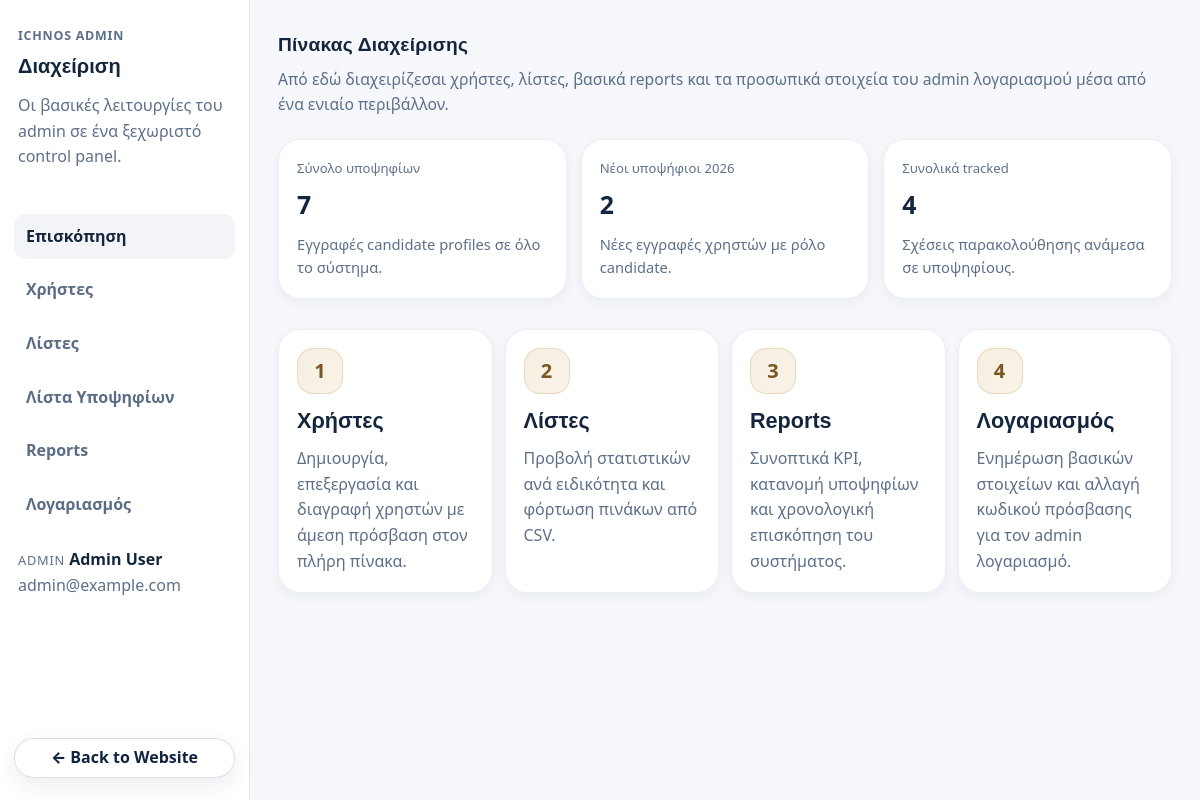
/modules/admin/admindashboard.php (signed in), run on the app's committed database.
### tables this page shows
CREATE TABLE IF NOT EXISTS user_profiles (
    id INT UNSIGNED AUTO_INCREMENT PRIMARY KEY,
    user_id INT UNSIGNED NOT NULL UNIQUE,
    first_name VARCHAR(100) NOT NULL,
    last_name VARCHAR(100) NOT NULL,
    identity_number VARCHAR(30) DEFAULT NULL UNIQUE,
    phone VARCHAR(30) DEFAULT NULL,
    created_at TIMESTAMP NOT NULL DEFAULT CURRENT_TIMESTAMP,
    CONSTRAINT fk_user_profiles_user
        FOREIGN KEY (user_id) REFERENCES users(id) ON DELETE CASCADE
);

CREATE TABLE IF NOT EXISTS users (
    id INT UNSIGNED AUTO_INCREMENT PRIMARY KEY,
    username VARCHAR(100) NOT NULL UNIQUE,
    email VARCHAR(190) NOT NULL UNIQUE,
    password_hash VARCHAR(255) NOT NULL,
    role ENUM('admin', 'candidate') NOT NULL DEFAULT 'candidate',
    created_at TIMESTAMP NOT NULL DEFAULT CURRENT_TIMESTAMP
);

### includes/functions.php (called while the page is built, shortened)
<?php
function e(?string $value): string
{
    return htmlspecialchars((string) $value, ENT_QUOTES, "UTF-8");
}
function h(?string $value): string
{
    return e($value);
}
function path_from_root(string $target): string
{
    $cleanTarget = ltrim($target, "/\\");
    $scriptName = str_replace("\\", "/", (string) ($_SERVER["SCRIPT_NAME"] ?? ""));
    $scriptDirUrl = rtrim(str_replace("\\", "/", dirname($scriptName)), "/.");
    $scriptFilename = str_replace("\\", "/", (string) ($_SERVER["SCRIPT_FILENAME"] ?? ""));
    $projectRoot = str_replace("\\", "/", dirname(__DIR__));
    $currentDirFs = $scriptFilename !== "" ? str_replace("\\", "/", dirname($scriptFilename)) : $projectRoot;
    $relativeDir = "";
    if ($currentDirFs === $projectRoot) {
        $relativeDir = "";
    } elseif (str_starts_with($currentDirFs, $projectRoot . "/")) {
        $relativeDir = trim(substr($currentDirFs, strlen($projectRoot)), "/");
    }
    $basePath = $scriptDirUrl;
    if ($relativeDir !== "") {
        $relativeUrlSuffix = "/" . str_replace("\\", "/", $relativeDir);
        if (str_ends_with($basePath, $relativeUrlSuffix)) {
            $basePath = substr($basePath, 0, -strlen($relativeUrlSuffix));
        }
    }
    $basePath = rtrim($basePath, "/");
    return ($basePath === "" ? "" : $basePath) . "/" . str_replace("\\", "/", $cleanTarget);
}
function fetch_all_prepared($conn, string $sql, string $types = "", array $params = []): array
{
    $stmt = $conn->prepare($sql);
    if ($params !== []) {
        $stmt->bind_param($types, ...$params);
    }
    if (!$stmt->execute()) {
        $stmt->close();
        return [];
    }
    $rows = [];
    $result = $stmt->get_result();
    if ($result) {
        while ($row = $result->fetch_assoc()) {
            $rows[] = $row;
        }
    }
    return $rows;
}
function fetch_one_prepared($conn, string $sql, string $types = "", array $params = []): ?array
{
    $rows = fetch_all_prepared($conn, $sql, $types, $params);
    return $rows[0] ?? null;
}

### includes/db.php (called while the page is built, shortened)
<?php
final class PdoResultAdapter
{
    private array $rows;
    private int $position = 0;
    public int $num_rows = 0;
    public function __construct(array $rows)
    {
        $this->rows = array_values($rows);
        $this->num_rows = count($this->rows);
    }
    public function fetch_assoc(): ?array
    {
        if ($this->position >= $this->num_rows) {
            return null;
        }
        return $this->rows[$this->position++];
    }
}
final class PdoStatementAdapter
{
    private PdoConnectionAdapter $connection;
    private PDOStatement $statement;
    private array $boundValues = [];
    private ?PdoResultAdapter $result = null;
    public function __construct(PdoConnectionAdapter $connection, PDOStatement $statement)
    {
        $this->connection = $connection;
        $this->statement = $statement;
    }
    public function bind_param(string $types, &...$vars): bool
    {
        $this->boundValues = [];
        foreach ($vars as &$value) {
            $this->boundValues[] = $value;
        }
        return true;
    }
    public function execute(): bool
    {
        try {
            $this->statement->execute($this->boundValues);
            $this->connection->syncLastInsertId();
            if ($this->statement->columnCount() > 0) {
                $rows = $this->statement->fetchAll(PDO::FETCH_ASSOC);
                $this->result = new PdoResultAdapter($rows);
            } else {
                $this->result = null;
            }
            $this->connection->error = "";
            return true;
        } catch (PDOException $exception) {
            $this->error = $exception->getMessage();
            $this->connection->error = $this->error;
            $this->result = null;
            $this->num_rows = 0;
            return false;
        }
    }
    public function get_result(): ?PdoResultAdapter
    {
        return $this->result;
    }
    public function close(): void
    {
        $this->result = null;
    }
}
final class PdoConnectionAdapter
{
    private PDO $pdo;
    public function __construct(PDO $pdo)
    {
        $this->pdo = $pdo;
    }
    public function prepare(string $sql): PdoStatementAdapter|false
    {
        try {
            $statement = $this->pdo->prepare($sql);
            return new PdoStatementAdapter($this, $statement);
        } catch (PDOException $exception) {
            $this->error = $exception->getMessage();
            return false;
        }
    }
}

### modules/admin/admindashboard.php (the view, shortened to what this page needs)
<?php
require_once __DIR__ . "/../../includes/db.php";
require_once __DIR__ . "/../../includes/functions.php";
$adminUser = null;
$adminStmt = $conn->prepare("SELECT u.id, u.username, up.first_name, up.last_name, u.email, up.identity_number, up.phone, u.password_hash, u.created_at FROM users u LEFT JOIN user_profiles up ON up.user_id = u.id WHERE u.id = ? LIMIT 1");
if ($adminStmt) {
    $adminStmt->bind_param("i", $_SESSION["user_id"]);
    $adminStmt->execute();
    $adminResult = $adminStmt->get_result();
    $adminUser = $adminResult ? $adminResult->fetch_assoc() : null;
}
$overview = [
    "total_candidates" => 0,
    "average_age" => null,
    "new_candidates_year" => 0,
    "tracked_total" => 0,
];
$overviewRow = fetch_one_prepared(
    $conn,
    "SELECT
        (SELECT COUNT(*) FROM candidate_profiles) AS total_candidates,
        (SELECT AVG(TIMESTAMPDIFF(YEAR, birth_date, CURDATE())) FROM candidate_profiles WHERE birth_date IS NOT NULL) AS average_age,
        (SELECT COUNT(*) FROM users WHERE role = 'candidate' AND YEAR(created_at) = YEAR(CURDATE())) AS new_candidates_year,
        (SELECT COUNT(*) FROM tracked_candidates) AS tracked_total"
);
if ($overviewRow) {
    $overview = $overviewRow;
}
$requestedSection = (string) ($_GET["section"] ?? "overview");
$currentAdminSection = $requestedSection;
$bodyClass = "theme-admin";
require_once __DIR__ . "/../../includes/functions.php";
?>
<!doctype html>
<html lang="el">
<head>
    <link rel="stylesheet" href="<?php echo e(path_from_root("assets/css/style.css")); ?>">
</head>
<body class="<?php echo e($bodyClass ?? "theme-admin"); ?>" data-admin-section="<?php echo h($currentAdminSection); ?>">
        <main class="container admin-shell">
        <aside class="admin-sidebar" aria-label="Admin panel">
            <div class="admin-sidebar-card">
                <span class="eyebrow-home">Ichnos Admin</span>
                <h2 class="admin-sidebar-title">&#916;&#953;&#945;&#967;&#949;&#943;&#961;&#953;&#963;&#951;</h2>
                <p class="muted admin-sidebar-copy">&#927;&#953; &#946;&#945;&#963;&#953;&#954;&#941;&#962; &#955;&#949;&#953;&#964;&#959;&#965;&#961;&#947;&#943;&#949;&#962; &#964;&#959;&#965; admin &#963;&#949; &#941;&#957;&#945; &#958;&#949;&#967;&#969;&#961;&#953;&#963;&#964;&#972; control panel.</p>
            </div>
            <nav class="admin-sidebar-nav">
                <a class="admin-side-link<?php echo $currentAdminSection === "overview" ? " is-active" : ""; ?>" href="?section=overview">&#917;&#960;&#953;&#963;&#954;&#972;&#960;&#951;&#963;&#951;</a>
                <a class="admin-side-link<?php echo $currentAdminSection === "users" ? " is-active" : ""; ?>" href="?section=users">&#935;&#961;&#942;&#963;&#964;&#949;&#962;</a>
                <a class="admin-side-link<?php echo $currentAdminSection === "lists" ? " is-active" : ""; ?>" href="?section=lists">&#923;&#943;&#963;&#964;&#949;&#962;</a>
                <a class="admin-side-link" href="list.php">&#923;&#943;&#963;&#964;&#945; &#933;&#960;&#959;&#968;&#951;&#966;&#943;&#969;&#957;</a>
                <a class="admin-side-link<?php echo $currentAdminSection === "reports" ? " is-active" : ""; ?>" href="?section=reports">Reports</a>
                <a class="admin-side-link<?php echo $currentAdminSection === "account" ? " is-active" : ""; ?>" href="?section=account">&#923;&#959;&#947;&#945;&#961;&#953;&#945;&#963;&#956;&#972;&#962;</a>
            </nav>
            <div class="admin-sidebar-card admin-sidebar-card-compact">
                <span class="admin-sidebar-label">Admin</span>
                <strong><?php echo h($adminUser["first_name"] . " " . $adminUser["last_name"]); ?></strong>
                <span class="admin-sidebar-subtle"><?php echo h($adminUser["email"]); ?></span>
            </div>
                    <a class="admin-back-link" href="../../index.php">&#8592; Back to Website</a>
        </aside>
        <div class="admin-content">
        <section class="page-hero" id="overview" aria-labelledby="pageTitle">
            <div class="hero-text">
    <h1 id="pageTitle">Πίνακας Διαχείρισης</h1>
    <p class="muted">Από εδώ διαχειρίζεσαι χρήστες, λίστες, βασικά reports και τα προσωπικά στοιχεία του admin λογαριασμού μέσα από ένα ενιαίο περιβάλλον.</p>
            </div>
        </section>
<section class="hero-metrics" aria-label="Σύνοψη διαχείρισης">
            <article class="metric-card">
        <span class="metric-label">Σύνολο υποψηφίων</span>
                <span class="metric-value"><?php echo (int) $overview["total_candidates"]; ?></span>
        <p class="metric-note">Εγγραφές candidate profiles σε όλο το σύστημα.</p>
            </article>
            <article class="metric-card">
        <span class="metric-label">Νέοι υποψήφιοι <?php echo date("Y"); ?></span>
                <span class="metric-value"><?php echo (int) $overview["new_candidates_year"]; ?></span>
        <p class="metric-note">Νέες εγγραφές χρηστών με ρόλο candidate.</p>
            </article>
            <article class="metric-card">
        <span class="metric-label">Συνολικά tracked</span>
                <span class="metric-value"><?php echo (int) $overview["tracked_total"]; ?></span>
        <p class="metric-note">Σχέσεις παρακολούθησης ανάμεσα σε υποψηφίους.</p>
            </article>
        </section>
<section class="grid grid-admin" aria-label="Ενότητες διαχείρισης">
            <article class="card card-action">
                <div class="card-icon" aria-hidden="true">1</div>
    <h2>Χρήστες</h2>
    <p>Δημιουργία, επεξεργασία και διαγραφή χρηστών με άμεση πρόσβαση στον πλήρη πίνακα.</p>
            </article>
            <article class="card card-action">
                <div class="card-icon" aria-hidden="true">2</div>
    <h2>Λίστες</h2>
    <p>Προβολή στατιστικών ανά ειδικότητα και φόρτωση πινάκων από CSV.</p>
            </article>
            <article class="card card-action">
                <div class="card-icon" aria-hidden="true">3</div>
    <h2>Reports</h2>
    <p>Συνοπτικά KPI, κατανομή υποψηφίων και χρονολογική επισκόπηση του συστήματος.</p>
            </article>
            <article class="card card-action">
                <div class="card-icon" aria-hidden="true">4</div>
    <h2>Λογαριασμός</h2>
    <p>Ενημέρωση βασικών στοιχείων και αλλαγή κωδικού πρόσβασης για τον admin λογαριασμό.</p>
            </article>
        </section>
        </div>
    </main>
</body>
</html>

### modules/admin/admindashboard.php (style rules this page uses)
body.theme-admin { margin: 0; background: #f5f7fb; color: #14263d; }
.theme-admin .admin-shell { width: 100% !important; max-width: none !important; margin: 0 !important; min-height: 100vh !important; display: grid !important; grid-template-columns: 250px minmax(0, 1fr) !important; gap: 0 !important; align-items: stretch !important; padding: 0 !important; }
.theme-admin .admin-sidebar { display: flex !important; flex-direction: column !important; position: sticky !important; top: 0 !important; height: 100vh !important; padding: 22px 14px !important; background: #ffffff !important; border-right: 1px solid rgba(21, 55, 92, 0.10) !important; gap: 12px !important; box-shadow: none !important; }
.theme-admin .admin-sidebar-card { display: block !important; padding: 0 4px 8px !important; margin: 0 !important; background: transparent !important; border: none !important; border-radius: 0 !important; box-shadow: none !important; }
.theme-admin .admin-sidebar-title { margin: 0 0 8px !important; font-size: 1.25rem !important; line-height: 1.05 !important; }
.theme-admin .admin-sidebar-nav { display: grid !important; grid-template-columns: 1fr !important; gap: 8px !important; padding: 8px 0 !important; background: transparent !important; border: none !important; box-shadow: none !important; }
.theme-admin .admin-side-link { display: flex !important; align-items: center !important; min-height: 40px !important; padding: 10px 12px !important; border-radius: 12px !important; font-weight: 800 !important; color: #5b6d84 !important; background: transparent !important; }
.theme-admin .admin-side-link.is-active { background: #f2f4f8 !important; color: #14263d !important; box-shadow: none !important; }
.theme-admin .admin-back-link { margin-top: auto !important; display: inline-flex !important; align-items: center !important; justify-content: center !important; min-height: 40px !important; padding: 0 14px !important; border-radius: 999px !important; border: 1px solid rgba(21, 55, 92, 0.14) !important; background: #fff !important; color: #10243f !important; font-weight: 800 !important; }
.theme-admin .admin-content { display: block !important; min-width: 0 !important; padding: 24px 28px 36px !important; }
.theme-admin .page-hero { display: flex !important; justify-content: space-between !important; gap: 14px !important; padding: 6px 0 12px !important; margin: 0 0 6px !important; }
.theme-admin .hero-metrics { display: grid !important; grid-template-columns: repeat(3, minmax(0, 1fr)) !important; gap: 14px !important; margin: 10px 0 18px !important; }
.theme-admin .grid-admin { display: grid !important; grid-template-columns: repeat(4, minmax(0, 1fr)) !important; gap: 12px !important; }
.theme-admin .metric-card, .theme-admin .card, .theme-admin .chart-card, .theme-admin .stat { background: #fff !important; border: 1px solid rgba(21, 55, 92, 0.08) !important; box-shadow: 0 4px 12px rgba(17, 39, 68, 0.05) !important; }

### data on the page
user_profiles: first_name+last_name "Admin User", user.email "admin@example.com"

### other printed values
$overview["total_candidates"] "7"
$overview["new_candidates_year"] "2"
$overview["tracked_total"] "4"
